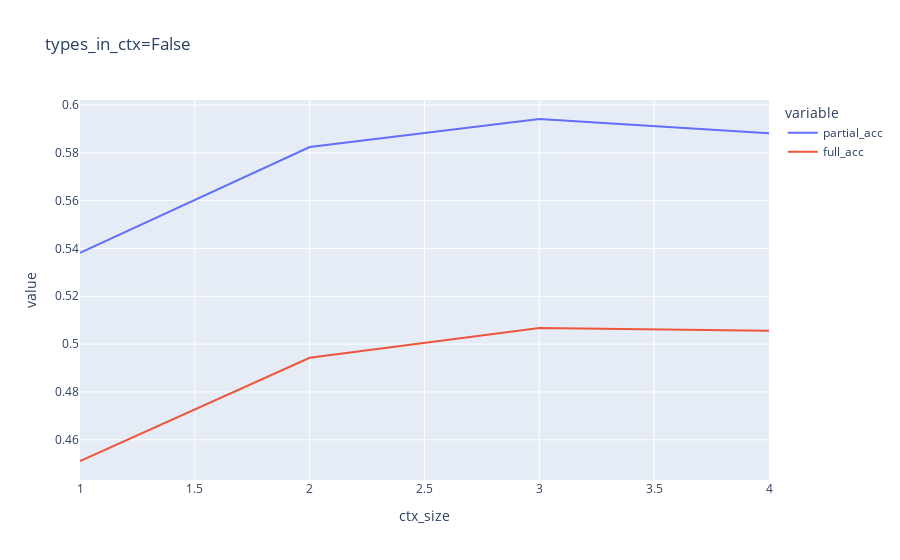

This figure's notebook cell:
### Code cell
import plotly.express as px

acc_df = pd.DataFrame({
    'ctx_size': size_factors, 
    'partial_acc': [x['partial_acc'] for x in acc_series],
    'full_acc': [x['full_acc'] for x in acc_series]
})
px.line(acc_df, x='ctx_size', y=['partial_acc', 'full_acc'], title="types_in_ctx=True")

### Figure 1 — Plotly figure (JSON) as saved in the notebook; plotly's stock layout.template omitted (floating-point values rounded to 4 significant figures)
{"data": [{"hovertemplate": "variable=partial_acc<br>ctx_size=%{x}<br>value=%{y}<extra></extra>", "legendgroup": "partial_acc", "line": {"color": "#636efa", "dash": "solid"}, "marker": {"symbol": "circle"}, "mode": "lines", "name": "partial_acc", "orientation": "v", "showlegend": true, "type": "scatter", "x": [1, 2, 3, 4], "xaxis": "x", "y": [0.5381, 0.5824, 0.5941, 0.5882], "yaxis": "y"}, {"hovertemplate": "variable=full_acc<br>ctx_size=%{x}<br>value=%{y}<extra></extra>", "legendgroup": "full_acc", "line": {"color": "#EF553B", "dash": "solid"}, "marker": {"symbol": "circle"}, "mode": "lines", "name": "full_acc", "orientation": "v", "showlegend": true, "type": "scatter", "x": [1, 2, 3, 4], "xaxis": "x", "y": [0.4511, 0.4943, 0.5067, 0.5056], "yaxis": "y"}], "layout": {"legend": {"title": {"text": "variable"}, "tracegroupgap": 0}, "title": {"text": "types_in_ctx=False"}, "xaxis": {"anchor": "y", "domain": [0, 1], "title": {"text": "ctx_size"}}, "yaxis": {"anchor": "x", "domain": [0, 1], "title": {"text": "value"}}}}
